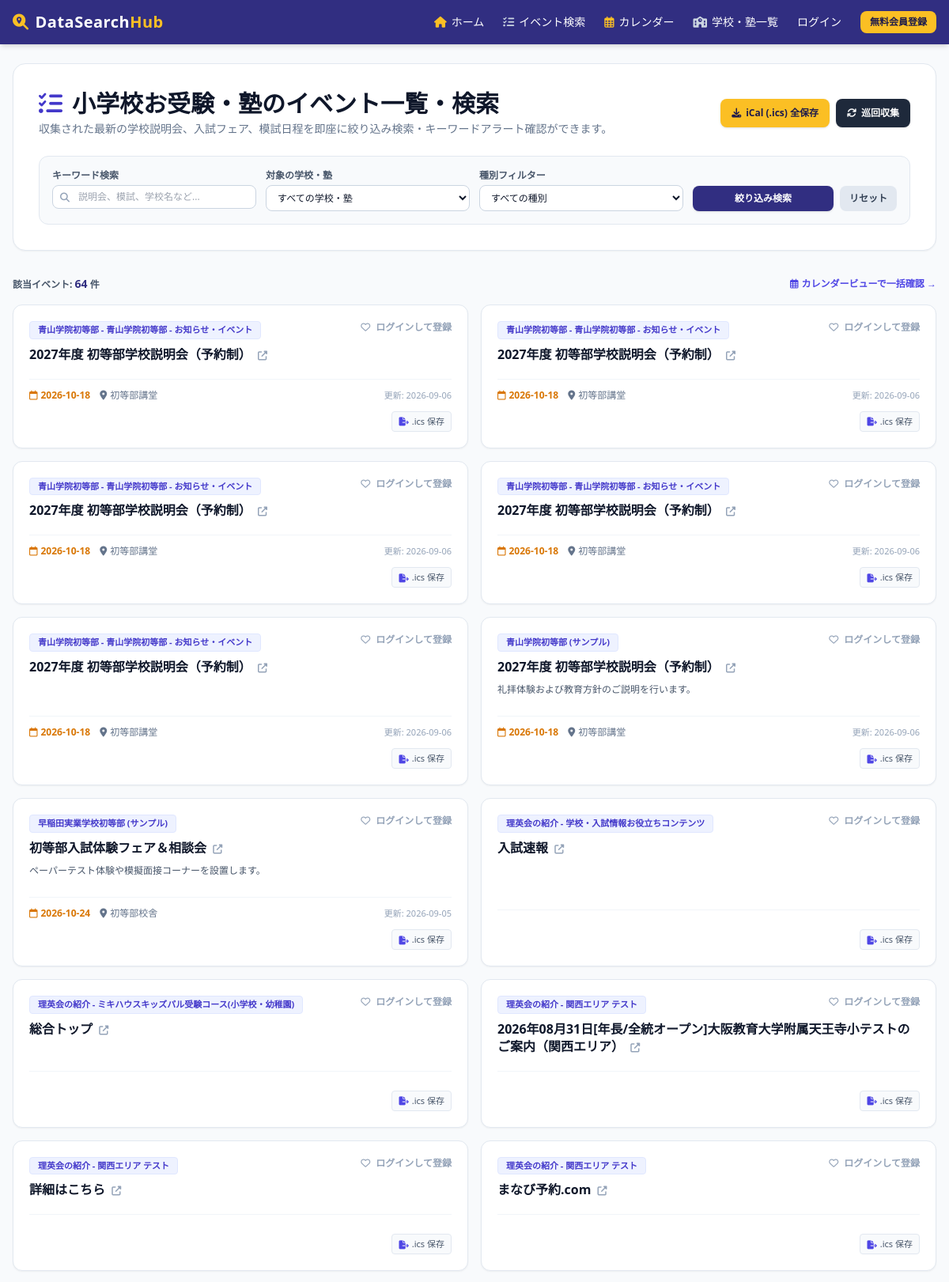
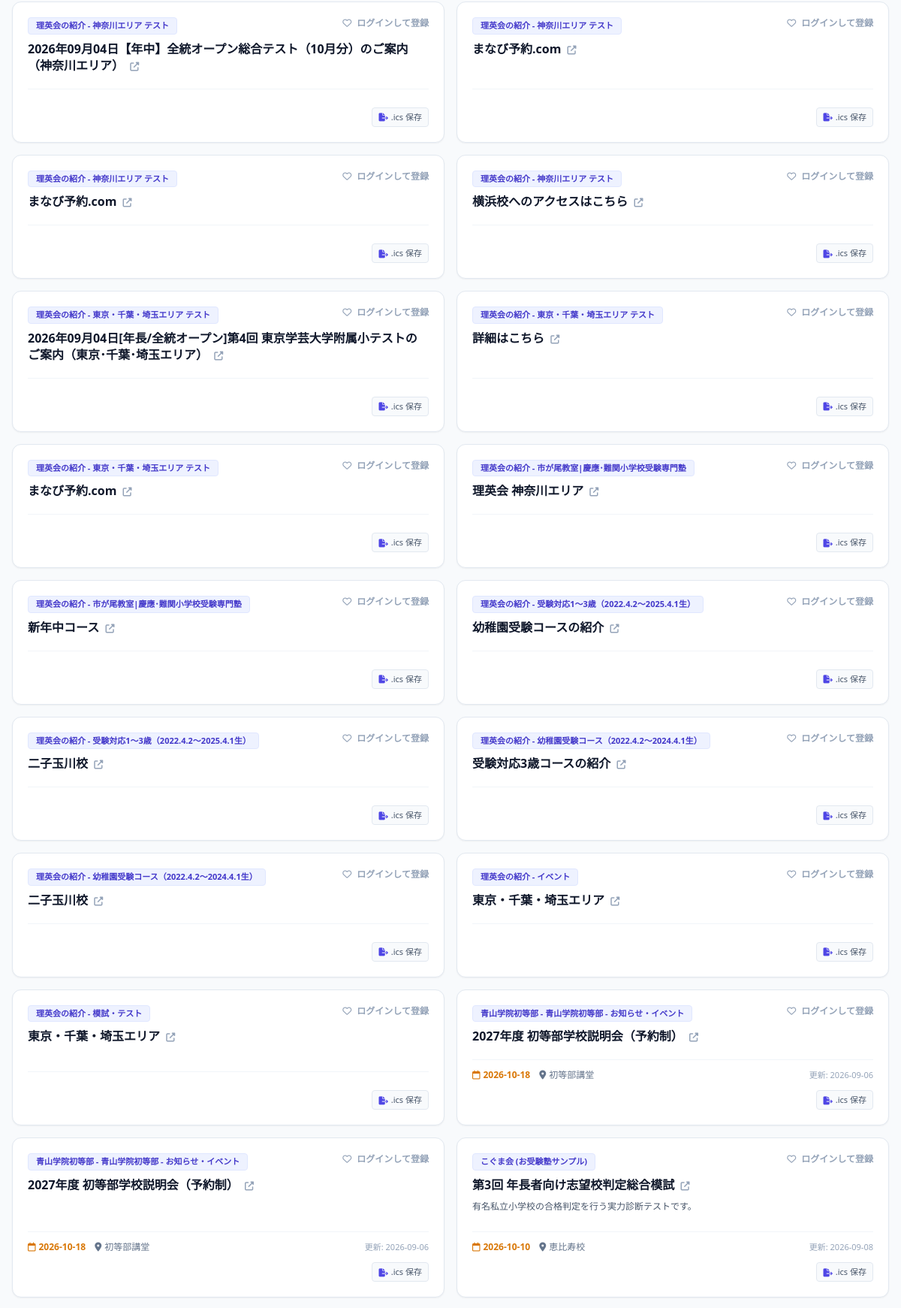
Screenshot of /search (upper part) with the database file from the repository (2 pictures, top to bottom).
### app/models/schema.py (models this page shows, shortened)
class Event(Base):
    __tablename__ = "events"
    id = Column(Integer, primary_key=True, index=True)
    source_id = Column(Integer, ForeignKey("sources.id"), nullable=False)
    title = Column(String, index=True, nullable=False)
    content = Column(Text, nullable=True)
    url = Column(String, nullable=True)
    published_date = Column(String, nullable=True)                      # 発表日 / 更新日
    event_date = Column(String, index=True, nullable=True)               # イベント開催日・試験日 (YYYY-MM-DD)
    location = Column(String, nullable=True)                            # 開催場所・会場
    created_at = Column(DateTime, default=datetime.utcnow)
    is_notified = Column(Boolean, default=False)                         # メール通知済みフラグ
    source = relationship("Source", back_populates="events")
    notifications = relationship("NotificationLog", back_populates="event", cascade="all, delete-orphan")

class Source(Base):
    __tablename__ = "sources"
    id = Column(Integer, primary_key=True, index=True)
    source_id = Column(String, unique=True, index=True, nullable=False) # e.g. keio_yochisha
    category_id = Column(Integer, ForeignKey("categories.id"), nullable=False)
    name = Column(String, nullable=False)                                # e.g. 慶應義塾幼稚舎
    type = Column(String, nullable=False)                                # e.g. school, cram_school
    url = Column(String, nullable=False)
    schedule_interval_minutes = Column(Integer, default=60)
    selectors_json = Column(Text, nullable=False)                        # スクレイピングルール (JSON文字列)
    last_scraped_at = Column(DateTime, nullable=True)                    # 最終巡回実行日時
    category = relationship("Category", back_populates="sources")
    events = relationship("Event", back_populates="source", cascade="all, delete-orphan")
    favorited_by = relationship("Favorite", back_populates="source", cascade="all, delete-orphan")

### app/main.py (the view)
@app.get("/events", response_class=HTMLResponse)
@app.get("/search", response_class=HTMLResponse)
async def events_search_page(
    request: Request,
    q: Optional[str] = Query(None),
    category: Optional[str] = Query("elementary_school"),
    source_id: Optional[str] = Query(None),
    event_type: Optional[str] = Query(None),
    db: Session = Depends(get_db)
):
    user = get_current_user_optional(request, db)
    categories = db.query(Category).all()
    sources = db.query(Source).all()
    query = db.query(Event).join(Source)
    if category and category != "all":
        current_cat = db.query(Category).filter(Category.category_id == category).first()
        if current_cat:
            query = query.filter(Source.category_id == current_cat.id)
    parsed_source_id = None
    if source_id and source_id.isdigit():
        parsed_source_id = int(source_id)
        query = query.filter(Event.source_id == parsed_source_id)
    if event_type and event_type != "all":
        query = query.filter(Source.type == event_type)
    if q:
        search_term = f"%{q}%"
        query = query.filter(
            or_(
                Event.title.like(search_term),
                Event.content.like(search_term),
                Event.location.like(search_term),
                Source.name.like(search_term)
            )
        )
    events = query.order_by(Event.created_at.desc()).all()
    favorite_source_ids = []
    user_alert_keywords = []
    if user:
        favorite_source_ids = [fav.source_id for fav in user.favorites]
        user_alert_keywords = [alert.keyword for alert in user.keyword_alerts]
    for event in events:
        matched = []
        event_text = f"{event.title} {event.content or ''}"
        for kw in user_alert_keywords:
            if kw and kw.lower() in event_text.lower():
                matched.append(kw)
        event.matched_alerts = matched
    return templates.TemplateResponse(
        request=request,
        name="events.html",
        context={
            "user": user,
            "categories": categories,
            "sources": sources,
            "current_category_id": category,
            "selected_source_id": parsed_source_id,
            "selected_event_type": event_type,
            "search_query": q or "",
            "events": events,
            "favorite_source_ids": favorite_source_ids,
            "user_alert_keywords": user_alert_keywords
        }
    )

### app/templates/events.html (shortened to what this page needs)
{% extends "base.html" %}
{% block content %}
<div class="bg-white p-6 md:p-8 rounded-2xl shadow-sm border border-slate-200 mb-8 space-y-6">
    <div class="flex flex-col md:flex-row justify-between items-start md:items-center gap-4">
        <div>
            <h1 class="text-2xl md:text-3xl font-extrabold text-slate-900 flex items-center">
                <i class="fa-solid fa-list-check text-indigo-700 mr-3"></i>小学校お受験・塾のイベント一覧・検索
            </h1>
            <p class="text-slate-500 text-sm mt-1">収集された最新の学校説明会、入試フェア、模試日程を即座に絞り込み検索・キーワードアラート確認ができます。</p>
        </div>
        <div class="flex items-center space-x-2">
            <a href="/api/user-calendar-feed.ics" class="bg-amber-400 hover:bg-amber-300 text-indigo-950 font-bold text-xs px-3.5 py-2.5 rounded-lg shadow transition flex items-center">
                <i class="fa-solid fa-download mr-1.5"></i> iCal (.ics) 全保存
            </a>
            <form action="/scrape-now" method="post" onsubmit="var btn = this.querySelector('button'); btn.disabled = true; btn.innerHTML = '<i class=\'fa-solid fa-spinner fa-spin mr-1.5\'></i> 巡回実行中...';">
                <button type="submit" class="bg-slate-800 hover:bg-slate-700 text-white font-bold text-xs px-3.5 py-2.5 rounded-lg shadow transition flex items-center">
                    <i class="fa-solid fa-arrows-rotate mr-1.5"></i> 巡回収集
                </button>
            </form>
        </div>
    </div>
    <form action="/events" method="get" class="bg-slate-50 p-4 rounded-xl border border-slate-200 grid grid-cols-1 sm:grid-cols-2 md:grid-cols-4 gap-3">
        <div>
            <label class="block text-xs font-bold text-slate-600 mb-1">キーワード検索</label>
            <div class="relative">
                <input type="text" name="q" value="{{ search_query }}" placeholder="説明会、模試、学校名など..." class="w-full bg-white text-slate-900 border border-slate-300 rounded-lg pl-8 pr-3 py-1.5 text-xs focus:outline-none focus:ring-2 focus:ring-indigo-500">
                <i class="fa-solid fa-magnifying-glass absolute left-2.5 top-2 text-slate-400 text-xs"></i>
            </div>
        </div>
        <div>
            <label class="block text-xs font-bold text-slate-600 mb-1">対象の学校・塾</label>
            <select name="source_id" class="w-full bg-white text-slate-900 border border-slate-300 rounded-lg px-2.5 py-1.5 text-xs focus:outline-none focus:ring-2 focus:ring-indigo-500">
                <option value="all">すべての学校・塾</option>
            </select>
        </div>
        <div>
            <label class="block text-xs font-bold text-slate-600 mb-1">種別フィルター</label>
            <select name="event_type" class="w-full bg-white text-slate-900 border border-slate-300 rounded-lg px-2.5 py-1.5 text-xs focus:outline-none focus:ring-2 focus:ring-indigo-500">
                <option value="all">すべての種別</option>
            </select>
        </div>
        <div class="flex items-end space-x-2">
            <button type="submit" class="flex-grow bg-indigo-900 hover:bg-indigo-800 text-white font-bold text-xs py-2 rounded-lg shadow transition flex items-center justify-center">
                絞り込み検索
            </button>
            <a href="/events" class="bg-slate-200 hover:bg-slate-300 text-slate-700 font-bold text-xs px-3 py-2 rounded-lg transition">
                リセット
            </a>
        </div>
    </form>
</div>
<div class="mb-4 flex justify-between items-center text-xs font-bold text-slate-600">
    <div>
        <span>該当イベント: <strong class="text-indigo-900 text-sm">{{ events|length }}</strong> 件</span>
    </div>
    <div>
        <a href="/calendar" class="text-indigo-600 hover:underline flex items-center">
            <i class="fa-regular fa-calendar-days mr-1"></i> カレンダービューで一括確認 →
        </a>
    </div>
</div>
{% if events %}
<div class="grid grid-cols-1 md:grid-cols-2 gap-4">
    {% for event in events %}
    <div class="bg-white rounded-xl shadow-sm border border-slate-200 p-5 flex flex-col justify-between space-y-3 relative overflow-hidden transition hover:shadow-md hover:border-indigo-200">
        <div>
            <div class="flex justify-between items-start mb-2">
                <span class="text-[11px] font-bold bg-indigo-50 text-indigo-700 px-2.5 py-0.5 rounded border border-indigo-100">
                    {{ event.source.name }}
                </span>
                {% if user %}
                    {% if event.source_id in favorite_source_ids %}
                        <form action="/toggle-favorite" method="post" class="inline">
                            <input type="hidden" name="source_id" value="{{ event.source_id }}">
                            <button type="submit" title="お気に入り解除" class="text-xs bg-rose-50 hover:bg-rose-100 text-rose-600 font-bold px-2.5 py-1 rounded border border-rose-200 transition">
                                <i class="fa-solid fa-heart mr-1 text-rose-500"></i> お気に入り
                            </button>
                        </form>
                    {% else %}
                        <form action="/toggle-favorite" method="post" class="inline">
                            <input type="hidden" name="source_id" value="{{ event.source_id }}">
                            <button type="submit" title="お気に入り追加" class="text-xs bg-slate-100 hover:bg-slate-200 text-slate-700 font-bold px-2.5 py-1 rounded border border-slate-300 transition">
                                <i class="fa-regular fa-heart mr-1"></i> お気に入り追加
                            </button>
                        </form>
                    {% endif %}
                {% else %}
                    <a href="/login" class="text-xs text-slate-400 hover:text-indigo-600 font-bold">
                        <i class="fa-regular fa-heart mr-1"></i> ログインして登録
                    </a>
                {% endif %}
            </div>
            <h3 class="text-base font-bold text-slate-900 mb-2 leading-snug">
                <a href="{{ event.official_url }}" target="_blank" class="hover:text-indigo-600 transition">
                    {{ event.title }} <i class="fa-solid fa-up-right-from-square text-xs text-slate-400 ml-1"></i>
                </a>
            </h3>
            {% if event.content %}
            <p class="text-slate-600 text-xs mb-3 line-clamp-2 leading-relaxed">{{ event.content }}</p>
            {% endif %}
        </div>
        <div class="border-t border-slate-100 pt-3 text-xs font-medium text-slate-500 space-y-2">
            <div class="flex flex-wrap justify-between items-center gap-2">
                <div class="flex space-x-3">
                    {% if event.event_date %}
                    <span class="text-amber-600 font-bold">
                        <i class="fa-regular fa-calendar mr-1"></i>{{ event.event_date }}
                    </span>
                    {% endif %}
                    {% if event.location %}
                    <span class="truncate max-w-[150px]">
                        <i class="fa-solid fa-location-dot mr-1"></i>{{ event.location }}
                    </span>
                    {% endif %}
                </div>
                {% if event.published_date %}
                <span class="text-slate-400 text-[11px]">更新: {{ event.published_date }}</span>
                {% endif %}
            </div>
            <div class="flex justify-end space-x-2 pt-1">
                <a href="/events/{{ event.id }}/ical" class="text-[11px] text-slate-600 hover:text-indigo-700 bg-slate-50 hover:bg-indigo-50 border border-slate-200 px-2 py-1 rounded transition flex items-center">
                    <i class="fa-solid fa-file-export mr-1 text-indigo-600"></i> .ics 保存
                </a>
            </div>
        </div>
    </div>
    {% endfor %}
</div>
{% else %}
<div class="bg-white p-12 rounded-xl shadow-sm border border-slate-200 text-center text-slate-500">
    <i class="fa-solid fa-magnifying-glass text-4xl mb-3 text-slate-300"></i>
    <p class="font-bold">条件に一致するイベントが見つかりませんでした。</p>
    <p class="text-xs text-slate-400 mt-1">検索条件を変更するか、右上の「巡回収集」をお試しください。</p>
</div>
{% endif %}
{% endblock %}

### rows the page displays
Event: source.name "青山学院初等部 - 青山学院初等部 - お知らせ・イベント", title "2027年度 初等部学校説明会（予約制）", event_date "2026-10-18", location "初等部講堂", published_date "2026-09-06"
Event: source.name "青山学院初等部 - 青山学院初等部 - お知らせ・イベント", title "2027年度 初等部学校説明会（予約制）", event_date "2026-10-18", location "初等部講堂", published_date "2026-09-06"
Event: source.name "青山学院初等部 - 青山学院初等部 - お知らせ・イベント", title "2027年度 初等部学校説明会（予約制）", event_date "2026-10-18", location "初等部講堂", published_date "2026-09-06"
Event: source.name "青山学院初等部 - 青山学院初等部 - お知らせ・イベント", title "2027年度 初等部学校説明会（予約制）", event_date "2026-10-18", location "初等部講堂", published_date "2026-09-06"
Event: source.name "青山学院初等部 - 青山学院初等部 - お知らせ・イベント", title "2027年度 初等部学校説明会（予約制）", event_date "2026-10-18", location "初等部講堂", published_date "2026-09-06"
Event: source.name "青山学院初等部 (サンプル)", title "2027年度 初等部学校説明会（予約制）", content "礼拝体験および教育方針のご説明を行います。", event_date "2026-10-18", location "初等部講堂", published_date "2026-09-06"
Event: source.name "早稲田実業学校初等部 (サンプル)", title "初等部入試体験フェア＆相談会", content "ペーパーテスト体験や模擬面接コーナーを設置します。", event_date "2026-10-24", location "初等部校舎", published_date "2026-09-05"
Event: source.name "理英会の紹介 - 学校・入試情報お役立ちコンテンツ", title "入試速報"
Event: source.name "理英会の紹介 - ミキハウスキッズパル受験コース(小学校・幼稚園)", title "総合トップ"
Event: source.name "理英会の紹介 - 関西エリア テスト", title "2026年08月31日[年長/全統オープン]大阪教育大学附属天王寺小テストのご案内（関西エリア）"
Event: source.name "理英会の紹介 - 関西エリア テスト", title "詳細はこちら"
Event: source.name "理英会の紹介 - 関西エリア テスト", title "まなび予約.com"
Event: source.name "理英会の紹介 - 神奈川エリア テスト", title "2026年09月04日【年中】全統オープン総合テスト（10月分）のご案内（神奈川エリア）"
Event: source.name "理英会の紹介 - 神奈川エリア テスト", title "まなび予約.com"
Event: source.name "理英会の紹介 - 神奈川エリア テスト", title "まなび予約.com"
Event: source.name "理英会の紹介 - 神奈川エリア テスト", title "横浜校へのアクセスはこちら"
Event: source.name "理英会の紹介 - 東京・千葉・埼玉エリア テスト", title "2026年09月04日[年長/全統オープン]第4回 東京学芸大学附属小テストのご案内（東京･千葉･埼玉エリア）"
Event: source.name "理英会の紹介 - 東京・千葉・埼玉エリア テスト", title "詳細はこちら"
Event: source.name "理英会の紹介 - 東京・千葉・埼玉エリア テスト", title "まなび予約.com"
Event: source.name "理英会の紹介 - 市が尾教室|慶應･難関小学校受験専門塾", title "理英会 神奈川エリア"
Event: source.name "理英会の紹介 - 市が尾教室|慶應･難関小学校受験専門塾", title "新年中コース"
Event: source.name "理英会の紹介 - 受験対応1～3歳（2022.4.2〜2025.4.1生）", title "幼稚園受験コースの紹介"
Event: source.name "理英会の紹介 - 受験対応1～3歳（2022.4.2〜2025.4.1生）", title "二子玉川校"
Event: source.name "理英会の紹介 - 幼稚園受験コース（2022.4.2〜2024.4.1生）", title "受験対応3歳コースの紹介"
Event: source.name "理英会の紹介 - 幼稚園受験コース（2022.4.2〜2024.4.1生）", title "二子玉川校"
Event: source.name "理英会の紹介 - イベント", title "東京・千葉・埼玉エリア"
Event: source.name "理英会の紹介 - 模試・テスト", title "東京・千葉・埼玉エリア"
Event: source.name "青山学院初等部 - 青山学院初等部 - お知らせ・イベント", title "2027年度 初等部学校説明会（予約制）", event_date "2026-10-18", location "初等部講堂", published_date "2026-09-06"
Event: source.name "青山学院初等部 - 青山学院初等部 - お知らせ・イベント", title "2027年度 初等部学校説明会（予約制）", event_date "2026-10-18", location "初等部講堂", published_date "2026-09-06"
Event: source.name "こぐま会 (お受験塾サンプル)", title "第3回 年長者向け志望校判定総合模試", content "有名私立小学校の合格判定を行う実力診断テストです。", event_date "2026-10-10", location "恵比寿校", published_date "2026-09-08"

### other values shown
{{ events|length }} "64"
